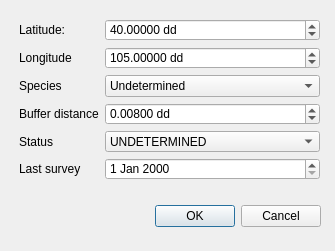
<?xml version="1.0" encoding="UTF-8"?>
<ui version="4.0">
 <class>NewRaptorDialogBase</class>
 <widget class="QDialog" name="NewRaptorDialogBase">
  <property name="geometry">
   <rect>
    <x>0</x>
    <y>0</y>
    <width>335</width>
    <height>251</height>
   </rect>
  </property>
  <property name="windowTitle">
   <string>New Raptor</string>
  </property>
  <widget class="QDialogButtonBox" name="button_box">
   <property name="geometry">
    <rect>
     <x>20</x>
     <y>200</y>
     <width>301</width>
     <height>32</height>
    </rect>
   </property>
   <property name="orientation">
    <enum>Qt::Horizontal</enum>
   </property>
   <property name="standardButtons">
    <set>QDialogButtonBox::Cancel|QDialogButtonBox::Ok</set>
   </property>
  </widget>
  <widget class="QWidget" name="formLayoutWidget">
   <property name="geometry">
    <rect>
     <x>19</x>
     <y>19</y>
     <width>301</width>
     <height>161</height>
    </rect>
   </property>
   <layout class="QFormLayout" name="formLayout">
    <item row="0" column="0">
     <widget class="QLabel" name="latitudeLabel">
      <property name="text">
       <string>Latitude:</string>
      </property>
     </widget>
    </item>
    <item row="0" column="1">
     <widget class="QDoubleSpinBox" name="latitudeDoubleSpinBox">
      <property name="suffix">
       <string> dd</string>
      </property>
      <property name="decimals">
       <number>5</number>
      </property>
      <property name="minimum">
       <double>-90.000000000000000</double>
      </property>
      <property name="singleStep">
       <double>0.001000000000000</double>
      </property>
      <property name="value">
       <double>40.000000000000000</double>
      </property>
     </widget>
    </item>
    <item row="1" column="0">
     <widget class="QLabel" name="longitudeLabel">
      <property name="text">
       <string>Longitude</string>
      </property>
     </widget>
    </item>
    <item row="1" column="1">
     <widget class="QDoubleSpinBox" name="longitudeDoubleSpinBox">
      <property name="suffix">
       <string> dd</string>
      </property>
      <property name="decimals">
       <number>5</number>
      </property>
      <property name="minimum">
       <double>-180.000000000000000</double>
      </property>
      <property name="maximum">
       <double>180.990000000000009</double>
      </property>
      <property name="singleStep">
       <double>0.001000000000000</double>
      </property>
      <property name="value">
       <double>105.000000000000000</double>
      </property>
     </widget>
    </item>
    <item row="2" column="0">
     <widget class="QLabel" name="speciesLabel">
      <property name="text">
       <string>Species</string>
      </property>
     </widget>
    </item>
    <item row="2" column="1">
     <widget class="QComboBox" name="speciesComboBox">
      <item>
       <property name="text">
        <string>Undetermined</string>
       </property>
      </item>
      <item>
       <property name="text">
        <string>Red-tail Hawk</string>
       </property>
      </item>
      <item>
       <property name="text">
        <string>Swainsons Hawk</string>
       </property>
      </item>
      <item>
       <property name="text">
        <string>Northern Harrier</string>
       </property>
      </item>
     </widget>
    </item>
    <item row="3" column="0">
     <widget class="QLabel" name="bufferDistanceLabel">
      <property name="text">
       <string>Buffer distance</string>
      </property>
     </widget>
    </item>
    <item row="3" column="1">
     <widget class="QDoubleSpinBox" name="bufferDistanceDoubleSpinBox">
      <property name="suffix">
       <string> dd</string>
      </property>
      <property name="decimals">
       <number>5</number>
      </property>
      <property name="minimum">
       <double>0.000000000000000</double>
      </property>
      <property name="maximum">
       <double>0.100000000000000</double>
      </property>
      <property name="singleStep">
       <double>0.001000000000000</double>
      </property>
      <property name="value">
       <double>0.008000000000000</double>
      </property>
     </widget>
    </item>
    <item row="4" column="0">
     <widget class="QLabel" name="statusLabel">
      <property name="text">
       <string>Status</string>
      </property>
     </widget>
    </item>
    <item row="4" column="1">
     <widget class="QComboBox" name="statusComboBox">
      <item>
       <property name="text">
        <string>UNDETERMINED</string>
       </property>
      </item>
      <item>
       <property name="text">
        <string>ACTIVE NEST</string>
       </property>
      </item>
      <item>
       <property name="text">
        <string>INACTIVE NEST</string>
       </property>
      </item>
      <item>
       <property name="text">
        <string>FLEDGED NEST</string>
       </property>
      </item>
     </widget>
    </item>
    <item row="5" column="0">
     <widget class="QLabel" name="lastSurveyLabel">
      <property name="text">
       <string>Last survey</string>
      </property>
     </widget>
    </item>
    <item row="5" column="1">
     <widget class="QDateEdit" name="lastSurveyDateEdit"/>
    </item>
   </layout>
  </widget>
 </widget>
 <resources/>
 <connections>
  <connection>
   <sender>button_box</sender>
   <signal>accepted()</signal>
   <receiver>NewRaptorDialogBase</receiver>
   <slot>accept()</slot>
   <hints>
    <hint type="sourcelabel">
     <x>20</x>
     <y>20</y>
    </hint>
    <hint type="destinationlabel">
     <x>20</x>
     <y>20</y>
    </hint>
   </hints>
  </connection>
  <connection>
   <sender>button_box</sender>
   <signal>rejected()</signal>
   <receiver>NewRaptorDialogBase</receiver>
   <slot>reject()</slot>
   <hints>
    <hint type="sourcelabel">
     <x>20</x>
     <y>20</y>
    </hint>
    <hint type="destinationlabel">
     <x>20</x>
     <y>20</y>
    </hint>
   </hints>
  </connection>
 </connections>
</ui>
